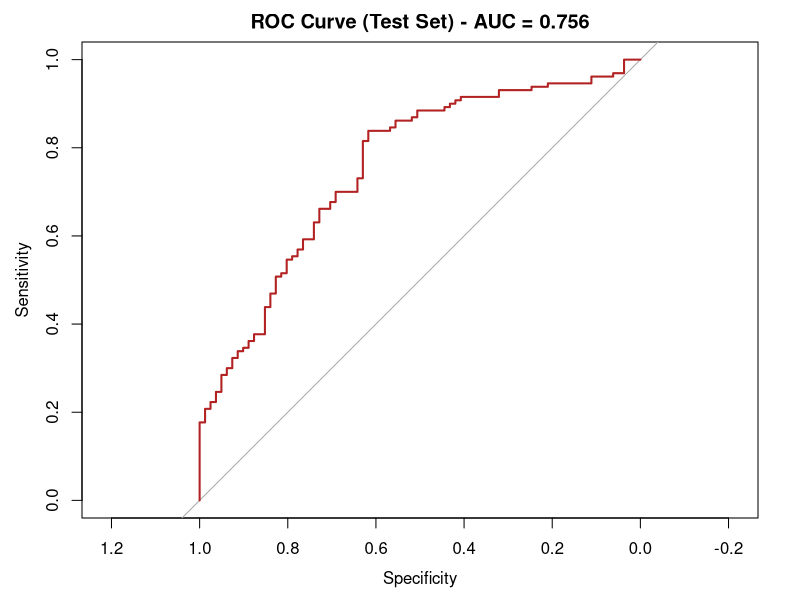

Generate this figure with R:
## ---- chunk 1
knitr::opts_knit$set(root.dir = ".")
knitr::opts_chunk$set(echo = TRUE, warning = FALSE, message = FALSE)
## ---- chunk 2
library(tidyverse)
library(caret)
library(pROC)
library(broom)

data <- read.csv("dataset/osmi_clean_combined.csv")

# Ensure reference levels are set logically for interpretation
data <- data %>%
  mutate(
    Treatment_Cat = factor(Treatment_Cat, levels = c("No", "Yes")),
    Gender_Category = relevel(factor(Gender_Category), ref = "Male"),
    Family_History = relevel(factor(Family_History), ref = "No"),
    Tech_Company_Cat = relevel(factor(Tech_Company_Cat), ref = "No")
  )

set.seed(2026)
train_idx <- sample(nrow(data), floor(0.8 * nrow(data)))
train <- data[train_idx, ]
test  <- data[-train_idx, ]

cat("Training cases:", nrow(train), "| Test cases:", nrow(test), "\n")
## ---- chunk 3
logit_model <- glm(
  Treatment_Cat ~ Age + Gender_Category + Family_History + 
    Employer_Mental_Importance + Employer_Phys_Importance + 
    Coworker_Reaction_Score + Tech_Company_Cat + as.factor(Year),
  family = binomial(link = "logit"),
  data = train
)

# Extract Odds Ratios (OR) and Confidence Intervals
model_matrix <- summary(logit_model)$coefficients
wald_ci <- confint.default(logit_model)

odds_ratios <- tibble(
  Predictor = rownames(model_matrix),
  Estimate = model_matrix[, "Estimate"],
  `Odds Ratio (OR)` = exp(Estimate),
  `P-value` = model_matrix[, "Pr(>|z|)"],
  Significant = `P-value` < 0.05
) %>%
  filter(Predictor != "(Intercept)") %>%
  mutate(
    across(c(Estimate, `Odds Ratio (OR)`), ~ round(.x, 3)),
    `P-value` = format.pval(`P-value`, digits = 3, eps = 0.001)
  )

knitr::kable(odds_ratios, caption = "Adjusted Odds Ratios for Seeking Treatment")
## ---- chunk 4
# Generate probabilities and classes on the Test Set
test_probs <- predict(logit_model, newdata = test, type = "response")
test_preds <- factor(ifelse(test_probs >= 0.5, "Yes", "No"), levels = c("No", "Yes"))
actual_class <- test$Treatment_Cat

# Confusion Matrix
conf_matrix <- confusionMatrix(test_preds, actual_class, positive = "Yes")
print(conf_matrix$table)

# Extract Metrics for inline text
acc_val <- conf_matrix$overall["Accuracy"]
prec_val <- conf_matrix$byClass["Pos Pred Value"]
rec_val <- conf_matrix$byClass["Sensitivity"]

# ROC and AUC
roc_curve <- roc(actual_class, test_probs)
auc_value <- as.numeric(auc(roc_curve))

cat("\nAccuracy: ", round(acc_val, 3))
cat("\nPrecision:", round(prec_val, 3))
cat("\nRecall:   ", round(rec_val, 3))
cat("\nROC-AUC:  ", round(auc_value, 3), "\n")

plot(roc_curve, col = "firebrick", lwd = 2, 
     main = paste("ROC Curve (Test Set) - AUC =", round(auc_value, 3)))
## ---- chunk 5
# Random Forest needs its own package
library(randomForest)

# Numeric design matrix (same predictors as the logistic model) for x/y interface
rf_X <- model.matrix(
  ~ Age + Gender_Category + Family_History + Employer_Mental_Importance +
    Employer_Phys_Importance + Coworker_Reaction_Score + Tech_Company_Cat,
  data = train
)[, -1]
rf_y <- train$Treatment_Cat

# ---- 5-fold stratified cross-validation to tune the random forest ----
set.seed(2026)
folds <- createFolds(rf_y, k = 5, list = TRUE, returnTrain = TRUE)

grid <- expand.grid(
  mtry     = c(2, 3, 5),
  maxnodes = c(8, 16, 32),
  ntree    = c(100, 300)
)

cv_results <- data.frame()
for (g in seq_len(nrow(grid))) {
  aucs <- numeric(5)
  for (f in seq_along(folds)) {
    tr_idx <- folds[[f]]
    set.seed(123)
    rf_f <- randomForest(
      x = rf_X[tr_idx, , drop = FALSE], y = rf_y[tr_idx],
      mtry = grid$mtry[g], maxnodes = grid$maxnodes[g], ntree = grid$ntree[g]
    )
    p_f <- predict(rf_f, rf_X[-tr_idx, , drop = FALSE], type = "prob")[, "Yes"]
    aucs[f] <- as.numeric(auc(roc(rf_y[-tr_idx], p_f)))
  }
  cv_results <- rbind(cv_results, data.frame(
    mtry = grid$mtry[g], maxnodes = grid$maxnodes[g],
    ntree = grid$ntree[g], CV_AUC = round(mean(aucs), 4)
  ))
}
best_cfg <- cv_results[which.max(cv_results$CV_AUC), ]
knitr::kable(cv_results[order(-cv_results$CV_AUC), ],
             caption = "5-fold CV tuning of the random forest (mean validation AUC)")

# ---- Retrain best config on the full training set and score the test set ----
set.seed(123)
rf_model <- randomForest(
  x = rf_X, y = rf_y,
  mtry = best_cfg$mtry, maxnodes = best_cfg$maxnodes,
  ntree = best_cfg$ntree, importance = TRUE
)

# Out-of-bag error rate
oob_err <- mean(rf_model$err.rate[, 1])

# Predict on the held-out test set (use the same model.matrix structure)
rf_X_test <- model.matrix(
  ~ Age + Gender_Category + Family_History + Employer_Mental_Importance +
    Employer_Phys_Importance + Coworker_Reaction_Score + Tech_Company_Cat,
  data = test
)[, -1]
rf_probs <- predict(rf_model, rf_X_test, type = "prob")[, "Yes"]
rf_preds <- factor(ifelse(rf_probs >= 0.5, "Yes", "No"), levels = c("No", "Yes"))

rf_cm <- confusionMatrix(rf_preds, test$Treatment_Cat, positive = "Yes")
print(rf_cm$table)

# Metrics
rf_acc  <- rf_cm$overall["Accuracy"]
rf_prec <- rf_cm$byClass["Precision"]
rf_rec  <- rf_cm$byClass["Sensitivity"]
rf_f1   <- rf_cm$byClass["F1"]
rf_auc  <- as.numeric(auc(roc(test$Treatment_Cat, rf_probs)))

cat("\nBest config (5-fold CV): mtry =", best_cfg$mtry,
    ", maxnodes =", best_cfg$maxnodes, ", ntree =", best_cfg$ntree)
cat("\nRandom Forest OOB error: ", round(oob_err, 3))
cat("\nAccuracy: ", round(rf_acc, 3))
cat("\nPrecision:", round(rf_prec, 3))
cat("\nRecall:   ", round(rf_rec, 3))
cat("\nF1-Score: ", round(rf_f1, 3))
cat("\nROC-AUC:  ", round(rf_auc, 3), "\n")
## ---- chunk 6
# Variable importance: how much each predictor reduces classification accuracy.
# Aggregate dummy-level rows back to their original predictors.
raw_imp <- importance(rf_model)[, "MeanDecreaseAccuracy", drop = FALSE]
base_names <- sub('(Gender_Category|Family_History|Tech_Company_Cat).*', '\\1',
                  rownames(raw_imp))
imp_by_predictor <- rowsum(raw_imp[, 1], base_names, reorder = FALSE)
rf_imp <- imp_by_predictor[, 1]
names(rf_imp) <- rownames(imp_by_predictor)

rf_imp_df <- data.frame(
  Predictor = names(rf_imp),
  MeanDecreaseAccuracy = round(rf_imp, 2)
) %>%
  arrange(desc(MeanDecreaseAccuracy))
knitr::kable(rf_imp_df, caption = "Random Forest Variable Importance (Mean Decrease in Accuracy)")
## ---- chunk 7
# Comparison of the two classifiers on the held-out test set
logit_f1 <- 2 * prec_val * rec_val / (prec_val + rec_val)
comparison_rf <- tibble(
  Model = c("Binary Logistic Regression", "Random Forest"),
  Accuracy  = c(round(acc_val, 3), round(rf_acc, 3)),
  Precision = c(round(prec_val, 3), round(rf_prec, 3)),
  Recall    = c(round(rec_val, 3), round(rf_rec, 3)),
  `F1-Score` = c(round(logit_f1, 3), round(rf_f1, 3)),
  `ROC-AUC` = c(round(auc_value, 3), round(rf_auc, 3))
)
knitr::kable(comparison_rf, caption = "Test-Set Comparison: Logistic vs. Random Forest")
## ---- chunk 8
# Build the numeric design matrix (same predictors as the logistic model);
# one-hot encode the categorical predictors, dropping base levels as in model.matrix
X_all <- model.matrix(
  ~ Age + Gender_Category + Family_History + Employer_Mental_Importance +
    Employer_Phys_Importance + Coworker_Reaction_Score + Tech_Company_Cat,
  data = rbind(train, test)
)[, -1]

n_train <- nrow(train)
X_train_mat <- X_all[1:n_train, ]
X_test_mat  <- X_all[(n_train + 1):nrow(X_all), ]

# PCA on the TRAINING set only (center + scale), then transform test
pca_fit <- prcomp(X_train_mat, center = TRUE, scale. = TRUE)

# Proportion of variance explained by the first k components
cum_var <- cumsum(pca_fit$sdev^2 / sum(pca_fit$sdev^2))

# Transform both sets using the training PCA loadings
Z_train <- predict(pca_fit, newdata = X_train_mat)
Z_test  <- predict(pca_fit, newdata = X_test_mat)

# Variance explained
pca_summary <- tibble(
  Component = 1:length(cum_var),
  `Prop. Variance` = round(pca_fit$sdev^2 / sum(pca_fit$sdev^2), 3),
  `Cumulative`      = round(cum_var, 3)
)
knitr::kable(pca_summary, caption = "Variance explained by PCA components")
## ---- chunk 9
# ---- 5-fold stratified CV to tune the PCA random forest (k = 8 components) ----
k_pca <- 8   # drop the lowest-variance component from the 9-feature design matrix

set.seed(2026)
pca_folds <- createFolds(train$Treatment_Cat, k = 5, list = TRUE, returnTrain = TRUE)

pca_grid <- expand.grid(
  mtry     = c(1, 2, 3),
  maxnodes = c(8, 16, 32),
  ntree    = c(100, 300)
)

pca_cv_results <- data.frame()
for (g in seq_len(nrow(pca_grid))) {
  aucs <- numeric(5)
  for (f in seq_along(pca_folds)) {
    tr_idx <- pca_folds[[f]]
    set.seed(123)
    rf_pca_f <- randomForest(
      x = Z_train[tr_idx, 1:k_pca, drop = FALSE], y = train$Treatment_Cat[tr_idx],
      mtry = pca_grid$mtry[g], maxnodes = pca_grid$maxnodes[g],
      ntree = pca_grid$ntree[g]
    )
    p_f <- predict(rf_pca_f, Z_train[-tr_idx, 1:k_pca, drop = FALSE], type = "prob")[, "Yes"]
    aucs[f] <- as.numeric(auc(roc(train$Treatment_Cat[-tr_idx], p_f)))
  }
  pca_cv_results <- rbind(pca_cv_results, data.frame(
    mtry = pca_grid$mtry[g], maxnodes = pca_grid$maxnodes[g],
    ntree = pca_grid$ntree[g], CV_AUC = round(mean(aucs), 4)
  ))
}
pca_best_cfg <- pca_cv_results[which.max(pca_cv_results$CV_AUC), ]
knitr::kable(pca_cv_results[order(-pca_cv_results$CV_AUC), ],
             caption = "5-fold CV tuning of the PCA random forest (k = 8 components, mean validation AUC)")

# ---- Retrain best PCA config on the full training set, score the test set ----
set.seed(123)
rf_pca <- randomForest(
  x = Z_train[, 1:k_pca, drop = FALSE], y = train$Treatment_Cat,
  mtry = pca_best_cfg$mtry, maxnodes = pca_best_cfg$maxnodes,
  ntree = pca_best_cfg$ntree
)

p_pca_rf <- predict(rf_pca, Z_test[, 1:k_pca, drop = FALSE], type = "prob")[, "Yes"]
cl_pca_rf <- factor(ifelse(p_pca_rf >= 0.5, "Yes", "No"), levels = c("No", "Yes"))
cm_pca_rf <- confusionMatrix(cl_pca_rf, test$Treatment_Cat, positive = "Yes")

pca_rf_auc  <- as.numeric(auc(roc(test$Treatment_Cat, p_pca_rf)))
pca_rf_acc  <- cm_pca_rf$overall["Accuracy"]
pca_rf_prec <- cm_pca_rf$byClass["Precision"]
pca_rf_rec  <- cm_pca_rf$byClass["Sensitivity"]
pca_rf_f1   <- cm_pca_rf$byClass["F1"]

cat("\nBest PCA config (5-fold CV): mtry =", pca_best_cfg$mtry,
    ", maxnodes =", pca_best_cfg$maxnodes, ", ntree =", pca_best_cfg$ntree)
cat("\nPCA-RF (k=8) Accuracy:", round(pca_rf_acc, 3),
    " Precision:", round(pca_rf_prec, 3),
    " Recall:", round(pca_rf_rec, 3),
    " F1:", round(pca_rf_f1, 3),
    " ROC-AUC:", round(pca_rf_auc, 3), "\n")
## ---- chunk 10
# 3-way comparison: logistic, raw random forest, and PCA random forest
comparison_pca <- tibble(
  Model = c("Binary Logistic", "Random Forest (raw)", "Random Forest (PCA k=8)"),
  Accuracy  = c(round(acc_val, 3), round(rf_acc, 3), round(pca_rf_acc, 3)),
  Precision = c(round(prec_val, 3), round(rf_prec, 3), round(pca_rf_prec, 3)),
  Recall    = c(round(rec_val, 3), round(rf_rec, 3), round(pca_rf_rec, 3)),
  `F1-Score` = c(round(logit_f1, 3), round(rf_f1, 3), round(pca_rf_f1, 3)),
  `ROC-AUC` = c(round(auc_value, 3), round(rf_auc, 3), round(pca_rf_auc, 3))
)
knitr::kable(comparison_pca, caption = "Test-Set Comparison: Logistic vs. Random Forest (raw and PCA)")
